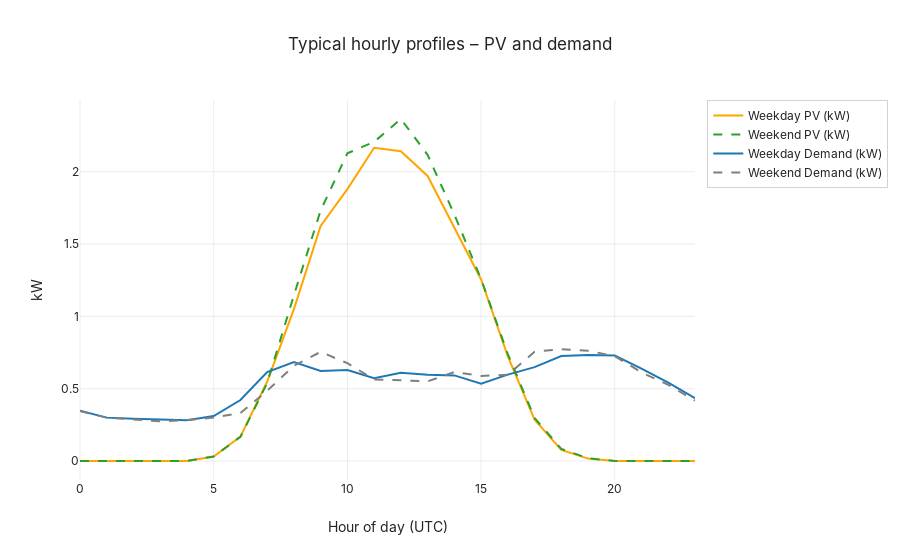

Here is the notebook cell this chart was saved with:
### Markdown cell above
## Figure 5 – Typical daily profiles

### Code cell
profile = df.groupby(['is_weekend', 'hour'])[['pv', 'Demand']].mean().reset_index()
fig, ax = plt.subplots(figsize=(12, 4.2))
weekday = profile[profile['is_weekend'] == False]
weekend = profile[profile['is_weekend'] == True]
ax.plot(weekday['hour'], weekday['pv'], color=COLORS['pv'], linewidth=1.8, label='Weekday PV (kW)')
ax.plot(weekend['hour'], weekend['pv'], color=COLORS['pv'], linestyle='--', linewidth=1.8, label='Weekend PV (kW)')
ax.plot(weekday['hour'], weekday['Demand'], color=COLORS['demand'], linewidth=1.8, label='Weekday Demand (kW)')
ax.plot(weekend['hour'], weekend['Demand'], color=COLORS['demand'], linestyle='--', linewidth=1.8, label='Weekend Demand (kW)')
ax.set_title('Typical hourly profiles – PV and demand')
ax.set_xlabel('Hour of day (UTC)')
ax.set_ylabel('kW')
ax.legend(ncol=2, loc='upper left')
fig.tight_layout()
save_figure(fig, 'task3_fig5_typical_profiles')
plt.show()

interactive_fig = go.Figure()
interactive_fig.add_trace(go.Scatter(x=weekday['hour'], y=weekday['pv'], name='Weekday PV (kW)', mode='lines'))
interactive_fig.add_trace(go.Scatter(x=weekend['hour'], y=weekend['pv'], name='Weekend PV (kW)', mode='lines', line=dict(dash='dash')))
interactive_fig.add_trace(go.Scatter(x=weekday['hour'], y=weekday['Demand'], name='Weekday Demand (kW)', mode='lines'))
interactive_fig.add_trace(go.Scatter(x=weekend['hour'], y=weekend['Demand'], name='Weekend Demand (kW)', mode='lines', line=dict(dash='dash')))
interactive_fig.update_layout(title='Typical hourly profiles – PV and demand', xaxis_title='Hour of day (UTC)', yaxis_title='kW')
save_interactive(interactive_fig, 'task3_fig5_typical_profiles_interactive')
interactive_fig.show()

### Figure 1 — Plotly figure (JSON) as saved in the notebook; plotly's stock layout.template omitted (floating-point values rounded to 4 significant figures)
{"data": [{"mode": "lines", "name": "Weekday PV (kW)", "type": "scatter", "x": [0, 1, 2, 3, 4, 5, 6, 7, 8, 9, 10, 11, 12, 13, 14, 15, 16, 17, 18, 19, 20, 21, 22, 23], "y": [0.0, 0.0, 0.0, 0.0, 0.0002682, 0.031, 0.1687, 0.5474, 1.05, 1.625, 1.88, 2.165, 2.142, 1.97, 1.609, 1.255, 0.7236, 0.2855, 0.07724, 0.01651, 0.0, 0.0, 0.0, 0.0]}, {"line": {"dash": "dash"}, "mode": "lines", "name": "Weekend PV (kW)", "type": "scatter", "x": [0, 1, 2, 3, 4, 5, 6, 7, 8, 9, 10, 11, 12, 13, 14, 15, 16, 17, 18, 19, 20, 21, 22, 23], "y": [0.0, 0.0, 0.0, 0.0, 0.0002885, 0.03154, 0.167, 0.5394, 1.146, 1.732, 2.127, 2.206, 2.364, 2.117, 1.704, 1.258, 0.7395, 0.2978, 0.08356, 0.01952, 0.0, 0.0, 0.0, 0.0]}, {"mode": "lines", "name": "Weekday Demand (kW)", "type": "scatter", "x": [0, 1, 2, 3, 4, 5, 6, 7, 8, 9, 10, 11, 12, 13, 14, 15, 16, 17, 18, 19, 20, 21, 22, 23], "y": [0.3479, 0.2998, 0.2925, 0.2866, 0.2819, 0.3105, 0.4217, 0.6147, 0.6846, 0.6221, 0.6287, 0.5729, 0.6103, 0.5956, 0.5919, 0.5351, 0.597, 0.6491, 0.7256, 0.7321, 0.7295, 0.6391, 0.5414, 0.4353]}, {"line": {"dash": "dash"}, "mode": "lines", "name": "Weekend Demand (kW)", "type": "scatter", "x": [0, 1, 2, 3, 4, 5, 6, 7, 8, 9, 10, 11, 12, 13, 14, 15, 16, 17, 18, 19, 20, 21, 22, 23], "y": [0.3457, 0.299, 0.2872, 0.2739, 0.2833, 0.2999, 0.332, 0.4855, 0.6582, 0.7543, 0.6762, 0.5636, 0.5583, 0.5504, 0.6145, 0.588, 0.5959, 0.7556, 0.773, 0.7626, 0.7247, 0.6125, 0.5262, 0.4176]}], "layout": {"title": {"text": "Typical hourly profiles – PV and demand"}, "xaxis": {"title": {"text": "Hour of day (UTC)"}}, "yaxis": {"title": {"text": "kW"}}}}
